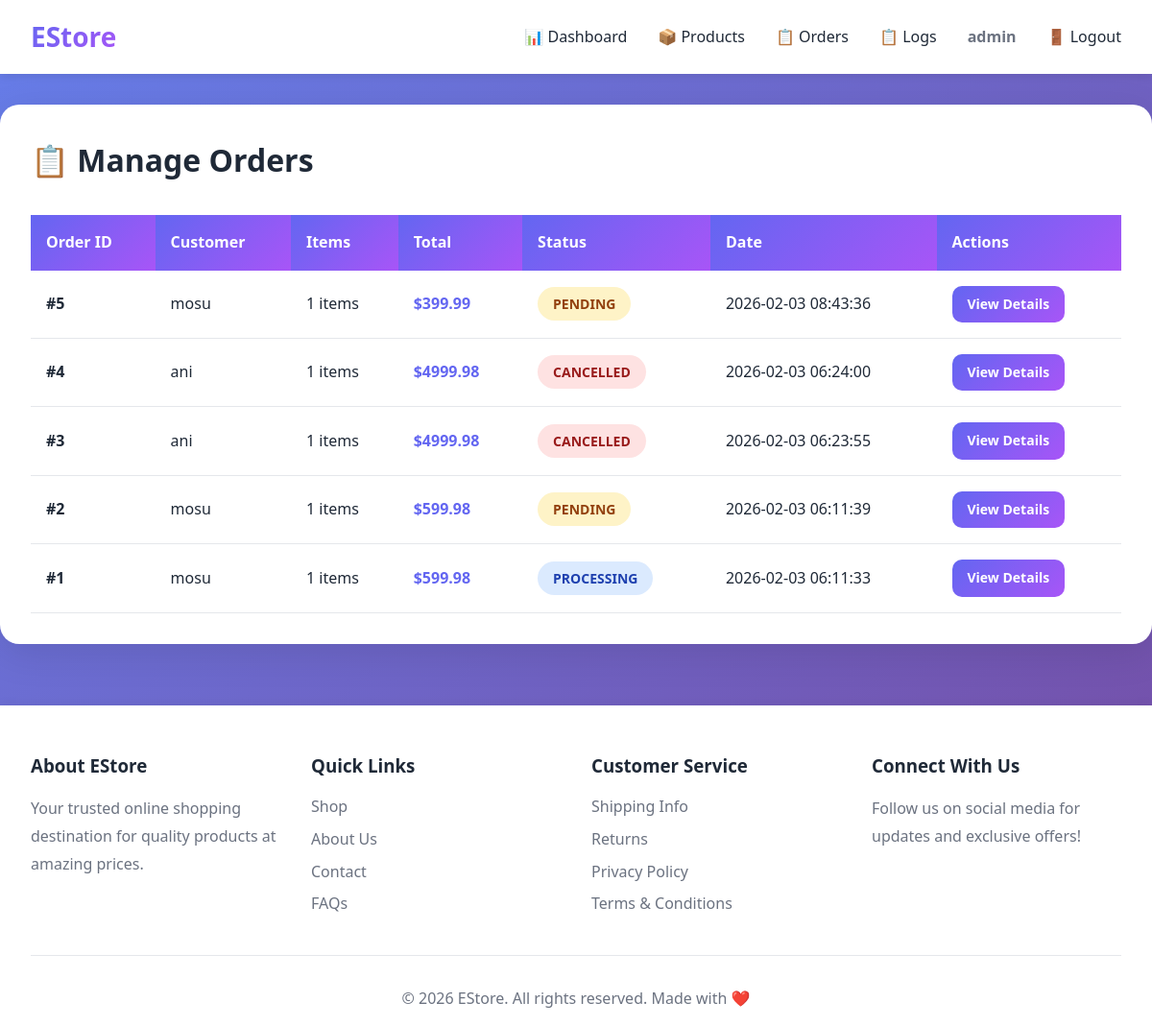
Page /admin/orders (signed in) on the committed database.
### tables this page shows
CREATE TABLE orders
                 (id INTEGER PRIMARY KEY AUTOINCREMENT,
                  user_id INTEGER,
                  total REAL,
                  status TEXT DEFAULT 'pending',
                  shipping_address TEXT,
                  payment_method TEXT DEFAULT 'Cash on Delivery',
                  created_at TIMESTAMP DEFAULT CURRENT_TIMESTAMP,
                  FOREIGN KEY(user_id) REFERENCES users(id));

### app.py (the view)
@app.route('/admin/orders')
@admin_required
def admin_orders():
    try:
        conn = get_db()
        orders = conn.execute('''SELECT o.*, u.username,
                                       COUNT(oi.id) as item_count
                                FROM orders o
                                JOIN users u ON o.user_id = u.id
                                LEFT JOIN order_items oi ON o.id = oi.order_id
                                GROUP BY o.id
                                ORDER BY o.created_at DESC''').fetchall()
        conn.close()
        return render_template('admin/orders.html', orders=orders)
    except Exception as e:
        log_error('Admin Orders Error', f'Error loading orders: {str(e)}')
        flash('An error occurred', 'danger')
        return render_template('admin/orders.html', orders=[])

### app.py (called while the page is built)
def get_db():
    conn = sqlite3.connect('ecommerce.db')
    conn.row_factory = sqlite3.Row
    return conn

def admin_required(f):
    @wraps(f)
    def decorated_function(*args, **kwargs):
        if 'user_id' not in session:
            log_unauthorized_access(request.path, 'admin')
            flash('Please login to access this page', 'warning')
            return redirect(url_for('login'))
        if not session.get('is_admin'):
            log_unauthorized_access(request.path, 'admin')
            flash('You do not have permission to access this page', 'danger')
            return redirect(url_for('index'))
        return f(*args, **kwargs)
    return decorated_function

### templates/admin/orders.html (shortened to what this page needs)
{% extends "base.html" %}
{% block content %}
<h2 class="section-title">📋 Manage Orders</h2>
<div class="admin-orders-container">
    {% if orders %}
    <table class="admin-table">
        <thead>
            <tr>
                <th>Order ID</th>
                <th>Customer</th>
                <th>Items</th>
                <th>Total</th>
                <th>Status</th>
                <th>Date</th>
                <th>Actions</th>
            </tr>
        </thead>
        <tbody>
            {% for order in orders %}
            <tr>
                <td><strong>#{{ order.id }}</strong></td>
                <td>{{ order.username }}</td>
                <td>{{ order.item_count if order.item_count else '-' }} items</td>
                <td style="font-weight: 700; color: var(--primary);">${{ "%.2f"|format(order.total) }}</td>
                <td><span class="status status-{{ order.status }}">{{ order.status.upper() }}</span></td>
                <td>{{ order.created_at }}</td>
                <td>
                    <a href="{{ url_for('admin_order_detail', order_id=order.id) }}" class="btn btn-primary btn-small">View Details</a>
                </td>
            </tr>
            {% endfor %}
        </tbody>
    </table>
    {% else %}
    <div class="empty-cart">
        <div class="empty-cart-icon">📋</div>
        <h3>No orders yet</h3>
        <p>Orders will appear here once customers start placing them</p>
    </div>
    {% endif %}
</div>
{% endblock %}

### templates/base.html (shortened to what this page needs)
<!DOCTYPE html>
<html lang="en">
<head>
    <link rel="stylesheet" href="{{ url_for('static', filename='css/style.css') }}">
</head>
<body>
    <nav class="navbar">
        <div class="container">
            <a href="{{ url_for('index') }}" class="logo">EStore</a>
            <ul class="nav-links">
                {% if session.user_id %}
                    {% if session.is_admin %}
                        <li><a href="{{ url_for('admin_dashboard') }}">📊 Dashboard</a></li>
                        <li><a href="{{ url_for('admin_products') }}">📦 Products</a></li>
                        <li><a href="{{ url_for('admin_orders') }}">📋 Orders</a></li>
                        <li><a href="{{ url_for('admin_logs') }}">📋 Logs</a></li>
                    {% else %}
                        <li><a href="{{ url_for('index') }}">🏠 Shop</a></li>
                        <li><a href="{{ url_for('wishlist') }}">❤️ Wishlist</a></li>
                        <li><a href="{{ url_for('cart') }}">🛒 Cart</a></li>
                        <li><a href="{{ url_for('my_orders') }}">📦 Orders</a></li>
                    {% endif %}
                    <li><span class="username">{{ session.username }}</span></li>
                    <li><a href="{{ url_for('logout') }}">🚪 Logout</a></li>
                {% else %}
                    <li><a href="{{ url_for('index') }}">🏠 Shop</a></li>
                    <li><a href="{{ url_for('login') }}">🔐 Login</a></li>
                    <li><a href="{{ url_for('register') }}">📝 Register</a></li>
                {% endif %}
            </ul>
        </div>
    </nav>
    <div class="container main-content">
        {% block content %}{% endblock %}
    </div>
    <footer>
        <div class="container">
            <div class="footer-content">
                <div class="footer-section">
                    <h3>About EStore</h3>
                    <p>Your trusted online shopping destination for quality products at amazing prices.</p>
                </div>
                <div class="footer-section">
                    <h3>Quick Links</h3>
                    <ul>
                        <li><a href="{{ url_for('index') }}">Shop</a></li>
                        <li><a href="#">About Us</a></li>
                        <li><a href="#">Contact</a></li>
                        <li><a href="#">FAQs</a></li>
                    </ul>
                </div>
                <div class="footer-section">
                    <h3>Customer Service</h3>
                    <ul>
                        <li><a href="#">Shipping Info</a></li>
                        <li><a href="#">Returns</a></li>
                        <li><a href="#">Privacy Policy</a></li>
                        <li><a href="#">Terms & Conditions</a></li>
                    </ul>
                </div>
                <div class="footer-section">
                    <h3>Connect With Us</h3>
                    <p>Follow us on social media for updates and exclusive offers!</p>
                </div>
            </div>
            <div class="footer-bottom">
                <p>&copy; 2026 EStore. All rights reserved. Made with ❤️</p>
            </div>
        </div>
    </footer>
</body>
</html>

### static/css/style.css (style rules this page uses)
:root { --primary: #6366F1; --secondary: #10B981; --danger: #EF4444; --warning: #F59E0B; --dark: #1F2937; --gray: #6B7280; --light-gray: #F3F4F6; --border: #E5E7EB; --white: #FFFFFF; }
* { margin: 0; padding: 0; box-sizing: border-box; }
body { font-family: 'Segoe UI', Tahoma, Geneva, Verdana, sans-serif; background: linear-gradient(135deg, #667eea 0%, #764ba2 100%); min-height: 100vh; color: var(--dark); line-height: 1.6; }
.navbar { background: white; box-shadow: 0 2px 10px rgba(0, 0, 0, 0.1); padding: 1rem 0; position: sticky; top: 0; z-index: 100; }
.navbar .container { display: flex; justify-content: space-between; align-items: center; max-width: 1200px; margin: 0 auto; padding: 0 2rem; }
.logo { font-size: 1.75rem; font-weight: 700; background: linear-gradient(135deg, var(--primary), #A855F7); -webkit-background-clip: text; -webkit-text-fill-color: transparent; background-clip: text; text-decoration: none; }
.nav-links { display: flex; list-style: none; gap: 2rem; align-items: center; }
.nav-links a { text-decoration: none; color: var(--dark); font-weight: 500; transition: color 0.3s; }
.username { color: var(--gray); font-weight: 600; }
.container { max-width: 1200px; margin: 0 auto; padding: 0 2rem; }
.main-content { background: white; border-radius: 20px; margin: 2rem auto; padding: 2rem; box-shadow: 0 10px 40px rgba(0, 0, 0, 0.1); min-height: 60vh; }
.btn { padding: 0.75rem 1.5rem; border: none; border-radius: 10px; font-weight: 600; cursor: pointer; transition: all 0.3s; text-decoration: none; display: inline-block; text-align: center; }
.btn-primary { background: linear-gradient(135deg, var(--primary), #A855F7); color: white; }
.btn-small { padding: 0.5rem 1rem; font-size: 0.875rem; }
.section-title { font-size: 2rem; font-weight: 700; margin-bottom: 2rem; color: var(--dark); }
.status { padding: 0.5rem 1rem; border-radius: 20px; font-weight: 600; font-size: 0.875rem; text-transform: uppercase; }
.status-pending { background: #FEF3C7; color: #92400E; }
.status-processing { background: #DBEAFE; color: #1E40AF; }
.status-cancelled { background: #FEE2E2; color: #991B1B; }
.admin-table { width: 100%; border-collapse: collapse; }
.admin-table th { background: linear-gradient(135deg, var(--primary), #A855F7); color: white; padding: 1rem; text-align: left; font-weight: 600; white-space: nowrap; }
.admin-table td { padding: 1rem; border-bottom: 1px solid var(--border); }
footer { background: white; margin-top: 4rem; padding: 3rem 0 1rem; box-shadow: 0 -2px 10px rgba(0, 0, 0, 0.05); }
.footer-content { display: grid; grid-template-columns: repeat(auto-fit, minmax(250px, 1fr)); gap: 2rem; margin-bottom: 2rem; }
.footer-section h3 { margin-bottom: 1rem; color: var(--dark); }
.footer-section p { color: var(--gray); line-height: 1.8; }
.footer-section ul { list-style: none; }
.footer-section ul li { margin-bottom: 0.5rem; }
.footer-section ul li a { color: var(--gray); text-decoration: none; transition: color 0.3s; }
.footer-bottom { text-align: center; padding-top: 2rem; border-top: 1px solid var(--border); color: var(--gray); }

### rows in the picture
orders: id "5", username "mosu", item_count "1", total "399.99", status "PENDING", created_at "2026-02-03 08:43:36"
orders: id "4", username "ani", item_count "1", total "4999.98", status "CANCELLED", created_at "2026-02-03 06:24:00"
orders: id "3", username "ani", item_count "1", total "4999.98", status "CANCELLED", created_at "2026-02-03 06:23:55"
orders: id "2", username "mosu", item_count "1", total "599.98", status "PENDING", created_at "2026-02-03 06:11:39"
orders: id "1", username "mosu", total "599.98", status "PROCESSING", created_at "2026-02-03 06:11:33"

### other values in the picture
{{ session.username }} "admin"
